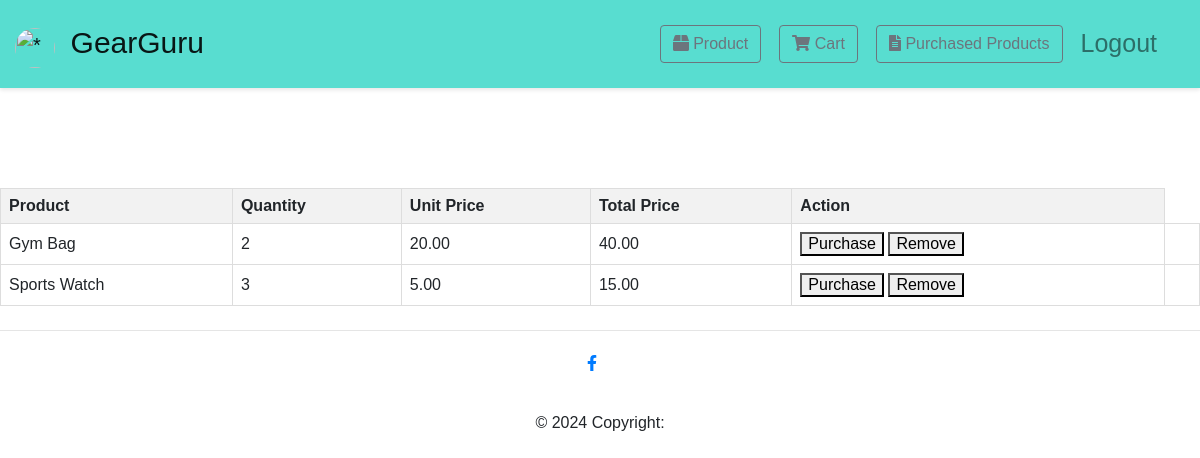
The app's page /cart/ (signed in), older data.
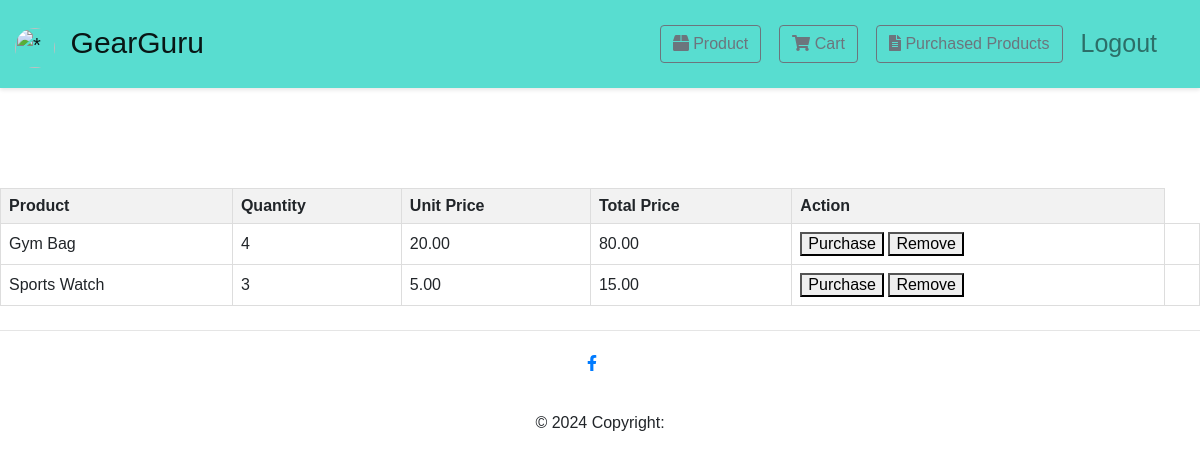
The same page, newer data.
### dashboard/models.py (models this page shows, shortened)
class AddToCart(models.Model):
    user = models.ForeignKey(User, on_delete=models.CASCADE)
    product = models.ForeignKey(Product, on_delete=models.CASCADE)
    quantity = models.IntegerField(default=1)
    added_at = models.DateTimeField(auto_now_add=True)
    @property
    def total_price(self):
        return self.product.price * self.quantity

class Product(models.Model):
    name = models.CharField(max_length=255)
    price = models.DecimalField(max_digits=10, decimal_places=2)
    image = models.CharField(max_length=255)

### dashboard/views.py (the view)
# urls.py: path('cart/', cart_view, name='cart'),
def cart_view(request):
    user = request.user
    cart_items = AddToCart.objects.filter(user = user)
    context = {
        'cart_items' : cart_items,
    }
    return render(request, 'cart.html', context)

### dashboard/templates/cart.html (shortened to what this page needs)
{% extends 'base.html' %}
{% block content %}
</head>
<body>
   <form action="" method="post">
    <table style="margin-top: 100px;">
        <thead>
            <tr>
                <th>Product</th>
                <th>Quantity</th>
                <th>Unit Price</th>
                <th>Total Price</th>
                <th>Action</th>
            </tr>
        </thead>
        <tbody>
            {% for cart_item in cart_items %}
                <tr>
                    <td>{{cart_item.product.name}}</td>
                    <td>{{cart_item.quantity}}</td>
                    <td>{{cart_item.product.price}}</td>
                    <td>{{cart_item.total_price}}</td>
                    <td>
                        <a href="{% url 'confirm_purchase' cart_item.id %}">
                            <button>Purchase</button>
                        </a>
                        <a href="">
                            <button>Remove</button>
                        </a>
                    </td>
                    <td></td>
                </tr>
            {% endfor %}
        </tbody>
    </table>
   </form>
</body>
{% endblock %}

Row changes from the older to the newer data that the page shows:
changed AddToCart "Gym Bag": quantity "2" → "4"; total_price "40.00" → "80.00"
